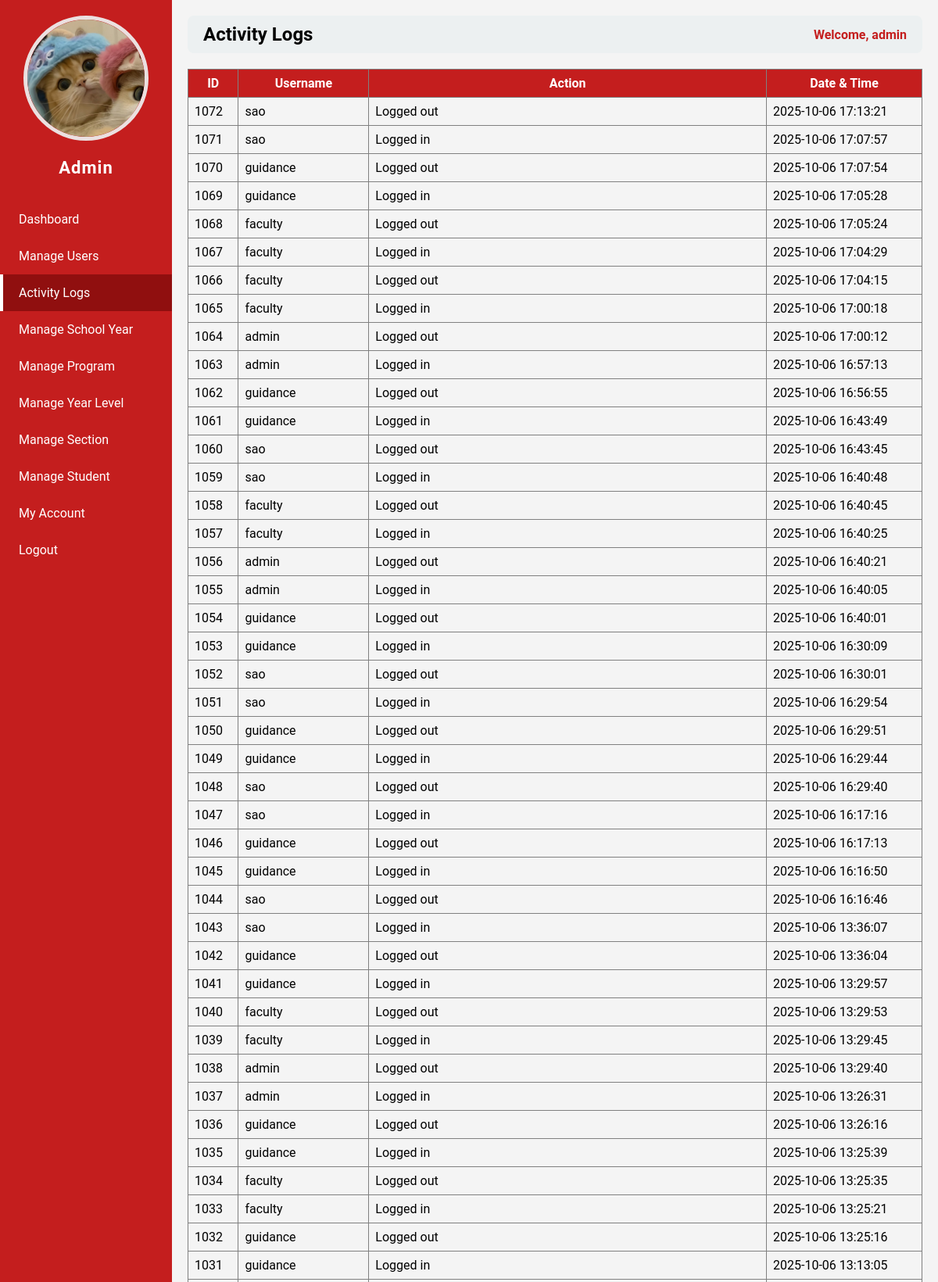
/admin.php?page=activity_logs (signed in, upper part), run on the app's committed database.
### tables this page shows
CREATE TABLE `users` (
  `id` int(11) NOT NULL,
  `username` varchar(50) NOT NULL,
  `password` varchar(255) NOT NULL,
  `role` varchar(50) NOT NULL,
  `email` varchar(255) NOT NULL,
  `contact` varchar(50) NOT NULL,
  `status` varchar(50) NOT NULL,
  `img` varchar(255) NOT NULL
);

CREATE TABLE `logs` (
  `id` int(11) NOT NULL,
  `user_id` int(11) NOT NULL,
  `action` varchar(255) NOT NULL,
  `date_time` datetime NOT NULL DEFAULT current_timestamp()
);

### admin_pages/activity_logs.php (the view)
<?php
$host = "localhost";
$dbname = "studisciplink";
$user = "root";
$pass = "";
try {
    $pdo = new PDO("mysql:host=$host;dbname=$dbname", $user, $pass);
    $pdo->setAttribute(PDO::ATTR_ERRMODE, PDO::ERRMODE_EXCEPTION);
    $stmt = $pdo->prepare("
        SELECT l.id, u.username, l.action, l.date_time
        FROM logs l
        JOIN users u ON l.user_id = u.id
        ORDER BY l.date_time DESC
    ");
    $stmt->execute();
    $logs = $stmt->fetchAll(PDO::FETCH_ASSOC);
} catch (PDOException $e) {
    die("Database error: " . $e->getMessage());
}
?>
<table border="1" cellpadding="8" cellspacing="0" style="width:100%; border-collapse:collapse;">
    <thead style="background:#c41e1e; color:white;">
        <tr>
            <th>ID</th>
            <th>Username</th>
            <th>Action</th>
            <th>Date & Time</th>
        </tr>
    </thead>
    <tbody>
        <?php if ($logs): ?>
            <?php foreach ($logs as $log): ?>
                <tr>
                    <td><?php echo htmlspecialchars($log['id']); ?></td>
                    <td><?php echo htmlspecialchars($log['username']); ?></td>
                    <td><?php echo htmlspecialchars($log['action']); ?></td>
                    <td><?php echo htmlspecialchars($log['date_time']); ?></td>
                </tr>
            <?php endforeach; ?>
        <?php else: ?>
            <tr>
                <td colspan="4" style="text-align:center;">No activity logs found.</td>
            </tr>
        <?php endif; ?>
    </tbody>
</table>

### admin.php (shortened to what this page needs)
<?php
require 'db_connect.php';
$id = $_SESSION['user_id'];
$stmt = $pdo->prepare("SELECT * FROM users WHERE id=?");
$stmt->execute([$id]);
$user = $stmt->fetch(PDO::FETCH_ASSOC);
$page = isset($_GET['page']) ? $_GET['page'] : 'dashboard';
?>
<!DOCTYPE html>
<html>
<head>
</head>
<body>
<div class="sidebar">
    <div class="column profile-photo">
        <?php if (!empty($user['img'])): ?>
            <img src="<?php echo htmlspecialchars($user['img']); ?>" alt="Profile Image">
        <?php else: ?>
            <img src="default.png" alt="Profile Image">
        <?php endif; ?>
    </div>
    <h2>Admin</h2>
    <a href="?page=dashboard" class="<?php echo $page=='dashboard' ? 'active' : ''; ?>">Dashboard</a>
    <a href="?page=manage_users" class="<?php echo $page=='manage_users' ? 'active' : ''; ?>">Manage Users</a>
    <a href="?page=activity_logs" class="<?php echo $page=='activity_logs' ? 'active' : ''; ?>">Activity Logs</a>
    <a href="?page=manage_school_year" class="<?php echo $page=='manage_school_year' ? 'active' : ''; ?>">Manage School Year</a>
    <a href="?page=manage_program" class="<?php echo $page=='manage_program' ? 'active' : ''; ?>">Manage Program</a>
    <a href="?page=manage_year_level" class="<?php echo $page=='manage_year_level' ? 'active' : ''; ?>">Manage Year Level</a>
    <a href="?page=manage_section" class="<?php echo $page=='manage_section' ? 'active' : ''; ?>">Manage Section</a>
    <a href="?page=manage_student" class="<?php echo $page=='manage_student' ? 'active' : ''; ?>">Manage Student</a>
    <a href="?page=my_account" class="<?php echo $page=='my_account' ? 'active' : ''; ?>">My Account</a>
    <a href="logout.php">Logout</a>
</div>
<div class="main-content">
    <div class="header">
        <h2><?php echo str_replace('_',' ', $page); ?></h2>
        <span>Welcome, <?php echo $_SESSION['username']; ?></span>
    </div>
    <div class="content">
        <?php
        $file = "admin_pages/{$page}.php";
        if(file_exists($file)){
            include $file;
        } else {
            echo "<p>Page not found.</p>";
        }
        ?>
    </div>
</div>
</body>
</html>

### admin.php (style rules this page uses)
body { margin: 0; font-family: 'Roboto', sans-serif; background: #f4f4f4; }
.sidebar { position: fixed; top: 0; left: 0; width: 220px; height: 100%; background-color: #c41e1e; color: white; display: flex; flex-direction: column; padding-top: 20px; }
.sidebar h2 { text-align: center; margin-bottom: 30px; font-size: 22px; letter-spacing: 1px; }
.sidebar a { padding: 14px 20px; text-decoration: none; color: white; display: block; transition: 0.3s; border-left: 4px solid transparent; }
.sidebar a.active { background-color: #900f0f; border-left: 4px solid #fff; }
.main-content { margin-left: 220px; padding: 20px; }
.header { display: flex; justify-content: space-between; align-items: center; background: #ecf0f1; padding: 10px 20px; border-radius: 8px; margin-bottom: 20px; }
.header h2 { margin: 0; text-transform: capitalize; }
.header span { font-weight: bold; color: #c41e1e; }
.profile-photo { text-align: center; }
.profile-photo img { width: 150px; height: 150px; object-fit: cover; border-radius: 50%; border: 5px solid #ebe0e0ff; }

### data on the page
users: img (picture)
logs: id "1072", user.username "sao", action "Logged out", date_time "2025-10-06 17:13:21"
logs: id "1071", user.username "sao", action "Logged in", date_time "2025-10-06 17:07:57"
logs: id "1070", user.username "guidance", action "Logged out", date_time "2025-10-06 17:07:54"
logs: id "1069", user.username "guidance", action "Logged in", date_time "2025-10-06 17:05:28"
logs: id "1068", user.username "faculty", action "Logged out", date_time "2025-10-06 17:05:24"
logs: id "1067", user.username "faculty", action "Logged in", date_time "2025-10-06 17:04:29"
logs: id "1066", user.username "faculty", action "Logged out", date_time "2025-10-06 17:04:15"
logs: id "1065", user.username "faculty", action "Logged in", date_time "2025-10-06 17:00:18"
logs: id "1064", user.username "admin", action "Logged out", date_time "2025-10-06 17:00:12"
logs: id "1063", user.username "admin", action "Logged in", date_time "2025-10-06 16:57:13"
logs: id "1062", user.username "guidance", action "Logged out", date_time "2025-10-06 16:56:55"
logs: id "1061", user.username "guidance", action "Logged in", date_time "2025-10-06 16:43:49"
logs: id "1060", user.username "sao", action "Logged out", date_time "2025-10-06 16:43:45"
logs: id "1059", user.username "sao", action "Logged in", date_time "2025-10-06 16:40:48"
logs: id "1058", user.username "faculty", action "Logged out", date_time "2025-10-06 16:40:45"
logs: id "1057", user.username "faculty", action "Logged in", date_time "2025-10-06 16:40:25"
logs: id "1056", user.username "admin", action "Logged out", date_time "2025-10-06 16:40:21"
logs: id "1055", user.username "admin", action "Logged in", date_time "2025-10-06 16:40:05"
logs: id "1054", user.username "guidance", action "Logged out", date_time "2025-10-06 16:40:01"
logs: id "1053", user.username "guidance", action "Logged in", date_time "2025-10-06 16:30:09"
logs: id "1052", user.username "sao", action "Logged out", date_time "2025-10-06 16:30:01"
logs: id "1051", user.username "sao", action "Logged in", date_time "2025-10-06 16:29:54"
logs: id "1050", user.username "guidance", action "Logged out", date_time "2025-10-06 16:29:51"
logs: id "1049", user.username "guidance", action "Logged in", date_time "2025-10-06 16:29:44"
logs: id "1048", user.username "sao", action "Logged out", date_time "2025-10-06 16:29:40"
logs: id "1047", user.username "sao", action "Logged in", date_time "2025-10-06 16:17:16"
logs: id "1046", user.username "guidance", action "Logged out", date_time "2025-10-06 16:17:13"
logs: id "1045", user.username "guidance", action "Logged in", date_time "2025-10-06 16:16:50"
logs: id "1044", user.username "sao", action "Logged out", date_time "2025-10-06 16:16:46"
logs: id "1043", user.username "sao", action "Logged in", date_time "2025-10-06 13:36:07"
logs: id "1042", user.username "guidance", action "Logged out", date_time "2025-10-06 13:36:04"
logs: id "1041", user.username "guidance", action "Logged in", date_time "2025-10-06 13:29:57"
logs: id "1040", user.username "faculty", action "Logged out", date_time "2025-10-06 13:29:53"
logs: id "1039", user.username "faculty", action "Logged in", date_time "2025-10-06 13:29:45"
logs: id "1038", user.username "admin", action "Logged out", date_time "2025-10-06 13:29:40"
logs: id "1037", user.username "admin", action "Logged in", date_time "2025-10-06 13:26:31"
logs: id "1036", user.username "guidance", action "Logged out", date_time "2025-10-06 13:26:16"
logs: id "1035", user.username "guidance", action "Logged in", date_time "2025-10-06 13:25:39"
logs: id "1034", user.username "faculty", action "Logged out", date_time "2025-10-06 13:25:35"
logs: id "1033", user.username "faculty", action "Logged in", date_time "2025-10-06 13:25:21"
logs: id "1032", user.username "guidance", action "Logged out", date_time "2025-10-06 13:25:16"
logs: id "1031", user.username "guidance", action "Logged in", date_time "2025-10-06 13:13:05"

### other printed values
str_replace('_',' ', $page) "Activity Logs"
$_SESSION['username'] "admin"
